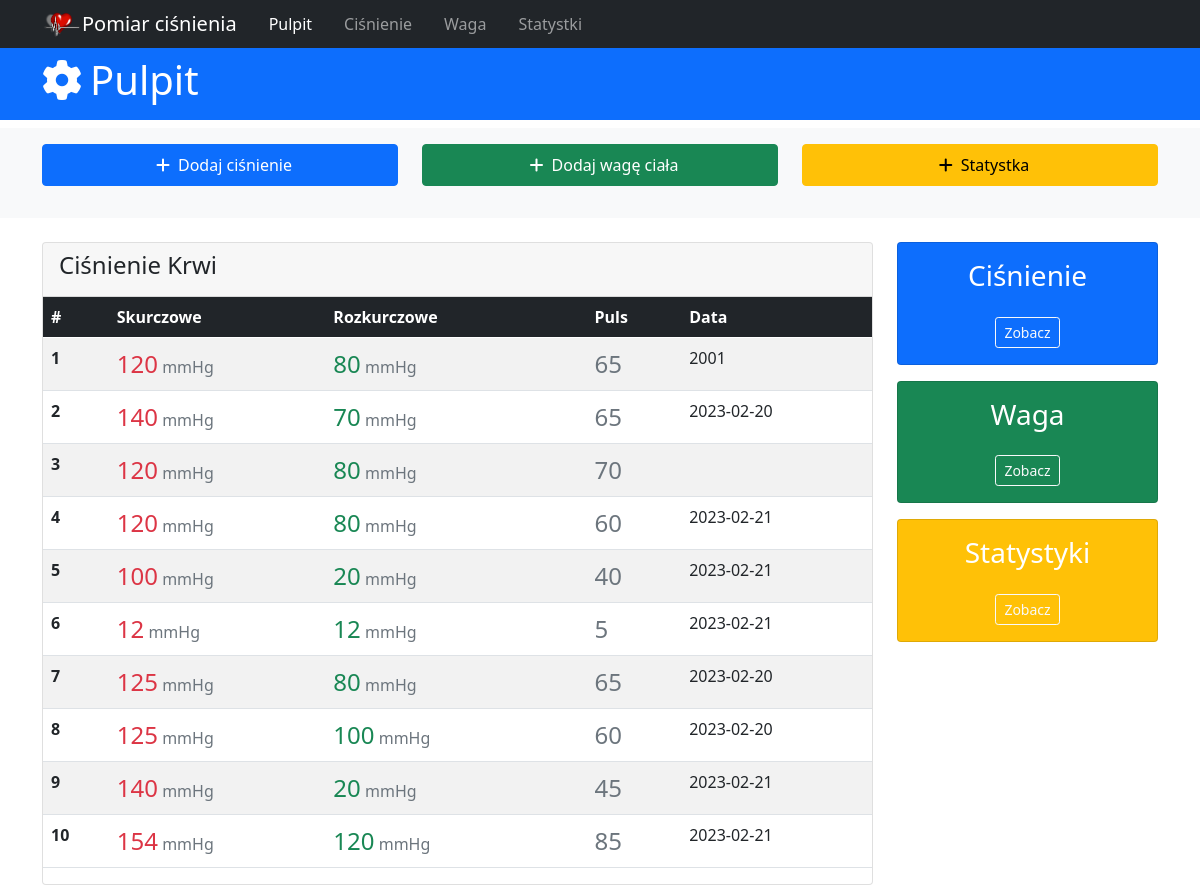
Before: / with the older database file.
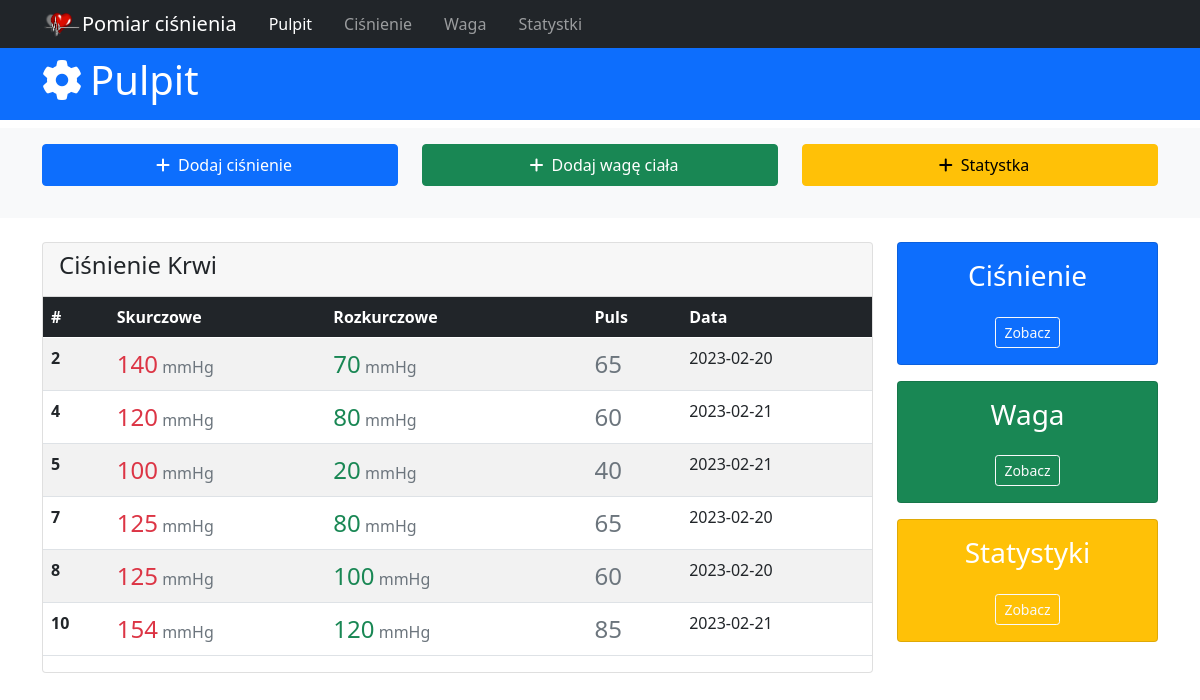
After: the same page with the newer database file.
### tables this page shows
CREATE TABLE blood_pressure(id integer primary key autoincrement, upper_pressure int, down_pressure int, pressure int, date_of_pressure date not null default(date()), description text, time_of_day VARCHAR(10));

### app.py (the view)
@app.route('/')
def index():
  db = get_db()
  sql_command = 'select id, upper_pressure, down_pressure, pressure, date_of_pressure from blood_pressure;'
  cur = db.execute(sql_command)
  bloods = cur.fetchall()
  return render_template('index.html', active_menu='home', bloods=bloods)

### app.py (called while the page is built)
def get_db():
  if not hasattr(g, 'sqlite_db'):
    conn = sqlite3.connect(app_info['db_file'])
    conn.row_factory = sqlite3.Row
    g.sqlite_db = conn
  return g.sqlite_db

### templates/index.html (shortened to what this page needs)
{% extends 'base.html' %} {% block content %}
<header>
  <div id="main-header" class="py-2 bg-primary text-white">
    <div class="container">
      <div class="row">
        <div class="col-md-6">
          <h1><i class="fas fa-cog pe-2"></i>Pulpit</h1>
        </div>
      </div>
    </div>
  </div>
</header>
{{super()}}
<section id="main-window">
  <div class="container">
    <div class="row">
      <div class="col-md-9">
        <div class="card">
          <div class="card-header">
            <h4>Ciśnienie Krwi</h4>
          </div>
          <table class="table table-striped">
            <thead class="table-dark">
              <tr>
                <th scope="col">#</th>
                <th scope="col">Skurczowe</th>
                <th scope="col">Rozkurczowe</th>
                <th scope="col"></th>
                <th scope="col">Puls</th>
                <th scope="col">Data</th>
              </tr>
            </thead>
            <tbody>
              {% for blood in bloods %}
              <tr>
                <th scope="row">{{blood.id}}</th>
                <td>
                  <span class="fs-4 text-danger">{{blood.upper_pressure}}</span>
                  <span class="text-muted">mmHg</span>
                </td>
                <td>
                  <span class="fs-4 text-success">{{blood.down_pressure}}</span>
                  <span class="text-muted">mmHg</span>
                </td>
                <td scope="row">
                </td>
                <td class="fs-4 text-secondary">{{blood.pressure}}</td>
                <td>{{blood.date_of_pressure}}</td>
              </tr>
              {% endfor %}
            </tbody>
          </table>
        </div>
      </div>
      <div class="col md-3">
        <div class="card bg-primary text-center text-white mb-3">
          <div class="card-body">
            <h3>Ciśnienie</h3>
            <a
              href="{{url_for('pressure_history')}}"
              class="btn btn-outline-light btn-sm mt-3"
              >Zobacz</a
            >
          </div>
        </div>
        <div class="card bg-success text-center text-white mb-3">
          <div class="card-body">
            <h3>Waga</h3>
            <a href="#" class="btn btn-outline-light btn-sm mt-3">Zobacz</a>
          </div>
        </div>
        <div class="card bg-warning text-center text-white">
          <div class="card-body">
            <h3>Statystyki</h3>
            <a href="#" class="btn btn-outline-light btn-sm mt-3">Zobacz</a>
          </div>
        </div>
      </div>
    </div>
  </div>
</section>
{% endblock %}

### templates/base.html (shortened to what this page needs)
<!DOCTYPE html>
<html lang="pl">
  <head>
    <link
      href="https://cdn.jsdelivr.net/npm/bootstrap@5.0.2/dist/css/bootstrap.min.css"
      rel="stylesheet"
    />
    <link rel="stylesheet" href="{{url_for('static', filename='style.css')}}" />
  </head>
  <body>
    {% include 'menu.html' %} {% block content %}
    <div class="section py-3 bg-light mb-4 mt-2" id="actions">
      <div class="container">
        <div class="row">
          <div class="col-md-4 mb-3">
            <a
              href="#"
              class="btn btn-primary w-100 py-2"
              data-bs-toggle="modal"
              data-bs-target="#addHeartModal"
            >
              <i class="fas fa-plus px-2"></i>Dodaj ciśnienie
            </a>
          </div>
          <div class="col-md-4 mb-3">
            <a
              href="#"
              class="btn btn-success w-100 py-2"
              data-bs-toggle="modal"
              data-bs-target="#addWeightModal"
            >
              <i class="fas fa-plus px-2"></i>Dodaj wagę ciała
            </a>
          </div>
          <div class="col-md-4">
            <a
              href="#"
              class="btn btn-warning w-100 py-2"
              data-bs-toggle="modal"
              data-bs-target="#staticBackdrop"
            >
              <i class="fas fa-plus px-2"></i>Statystka
            </a>
          </div>
        </div>
      </div>
    </div>
    {% endblock %}
  </body>
</html>

### templates/menu.html (shortened to what this page needs)
<nav class="navbar navbar-expand-sm navbar-dark bg-dark p-1">
  <div class="container">
    <a class="navbar-brand" href="{{url_for('index')}}"
      ><img src="{{url_for('static', filename='heart_sm.png')}}" alt="" />Pomiar
      ciśnienia</a
    >
    <div class="collapse navbar-collapse" id="navbarNav">
      <ul class="navbar-nav">
        <li class="nav-item px-2">
          <a
            class="nav-link {{'active' if active_menu=='home'}}"
            aria-current="page"
            href="{{url_for('index')}}"
            >Pulpit</a
          >
        </li>
        <li class="nav-item px-2">
          <a
            class="nav-link {{'active' if active_menu=='pressure_history'}}"
            href="{{url_for('pressure_history')}}"
            >Ciśnienie</a
          >
        </li>
        <li class="nav-item px-2">
          <a class="nav-link" href="#">Waga</a>
        </li>
        <li class="nav-item px-2">
          <a href="#" class="nav-link">Statystki</a>
        </li>
      </ul>
    </div>
  </div>
</nav>

### static/style.css (style rules this page uses)
.container { max-width: 1140px; }

Changed rows visible on the page:
removed blood_pressure: id "1", upper_pressure "120", down_pressure "80", pressure "65", date_of_pressure "2001"
removed blood_pressure: id "3", upper_pressure "120", down_pressure "80", pressure "70"
removed blood_pressure: id "6", upper_pressure "12", down_pressure "12", pressure "5", date_of_pressure "2023-02-21"
removed blood_pressure: id "9", upper_pressure "140", down_pressure "20", pressure "45", date_of_pressure "2023-02-21"
